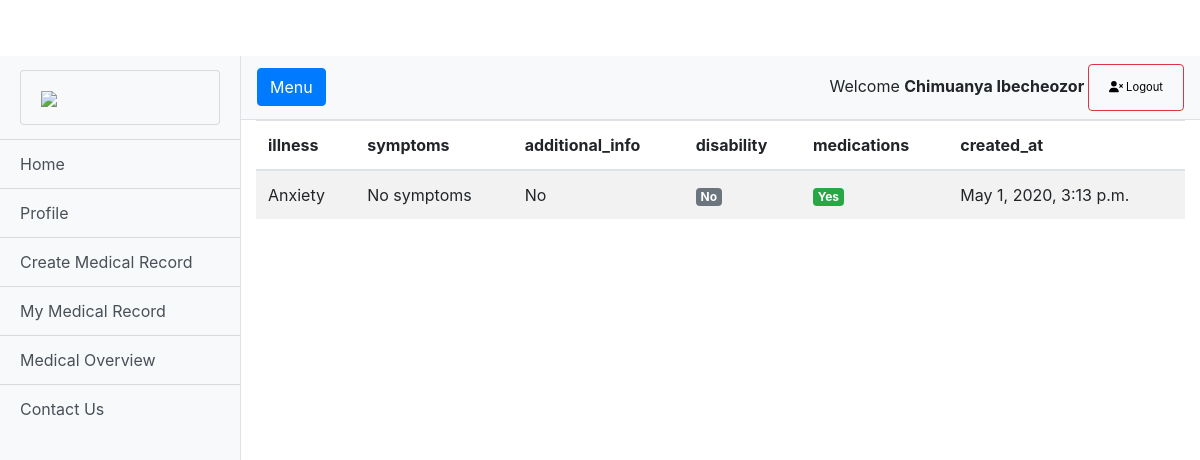
/record-detail/1/ (signed in), run on the app's committed database.
### medicalapp/models.py (models this page shows, shortened)
class MedicalHistory(models.Model):
    user = models.ForeignKey(User, on_delete=models.CASCADE)
    illness = models.CharField(choices=ILLNESS_CHOICES, max_length=50)
    symptoms = models.CharField(max_length=100)
    additional_info = models.CharField(max_length=100)
    disability = models.BooleanField(default=False)
    medications = models.BooleanField(default=False)
    created_at = models.DateTimeField(default=timezone.now)

### medicalapp/views/home.py (the view)
# urls.py: path('record-detail/<int:id>/', RecordDetailView.as_view(), name='medical-record-detail'),
class RecordDetailView(DetailView):
    model = MedicalHistory
    template_name = 'record_detail.html'
    context_object_name = 'record'
    pk_url_kwarg = 'id'

### medicalapp/templatetags/is_already_applied.py (called while the page is built)
@register.filter(name='has_group')
def has_group(user, group_name):
    group = Group.objects.get(name=group_name)
    return True if group in user.groups.all() else False

### templates/record_detail.html (shortened to what this page needs)
{% extends 'base.html' %}
{% load static %}
{% block content %}
{% include 'sidebar.html' %}
    <section>
        <div class="container">
            <div class="row">
                <div class="col-lg-12">
                    <div class="table-responsive">
                        <table class="table table-striped table-hover table-client-dashboard">
                            <thead>
                            <tr>
                                <th>illness</th>
                                <th>symptoms</th>
                                <th>additional_info</th>
                                <th>disability</th>
                                <th>medications</th>
                                <th>created_at</th>
                            </tr>
                            </thead>
                            <tbody>
                                <tr>
                                    <td>
                                        {{ object.illness }}
                                    </td>
                                    <td>
                                        {{ object.symptoms }}
                                    </td>
                                    <td>
                                        {{ object.additional_info }}
                                    </td>
                                    {% if object.disability %}
                                    <td>
                                        <span class="badge badge-success">Yes</span>
                                    </td>
                                    {% else %}
                                    <td>
                                        <span class="badge badge-secondary">No</span>
                                    </td>
                                    {% endif %}
                                    {% if object.medications %}
                                    <td>
                                        <span class="badge badge-success">Yes</span>
                                    </td>
                                    {% else %}
                                    <td>
                                        <span class="badge badge-secondary">No</span>
                                    </td>
                                    {% endif %}
                                    <td>
                                        {{ object.created_at }}
                                    </td>
                                </tr>
                            </tbody>
                        </table>
                    </div>
                </div>
            </div>
        </div>
    </section>
{% endblock %}

### templates/sidebar.html (shortened to what this page needs)
{% load static %}
{% load is_already_applied %}
 <div class="d-flex" id="wrapper">
    <div class="bg-light border-right" id="sidebar-wrapper">
      <div class="sidebar-heading">
          <a href="{% url 'home' %}" class="list-group-item list-group-item-action bg-light">
          <img style="width: 100%;" src="{% static 'img/healthpeople-41.jpg' %}">
          </a>
      </div>
      {% if user.is_authenticated %}
      <div class="list-group list-group-flush">
          <a href="{% url 'home' %}" class="list-group-item list-group-item-action bg-light">Home</a>
        <a href="{% url 'profile' %}" class="list-group-item list-group-item-action bg-light">Profile</a>
        <a href="{% url 'create-medical-record' %}" class="list-group-item list-group-item-action bg-light">Create Medical Record</a>
        <a href="{% url 'medical-record-list' %}" class="list-group-item list-group-item-action bg-light">My Medical Record</a>
        <a href="{% url 'pie-chart' %}" class="list-group-item list-group-item-action bg-light">Medical Overview</a>
        <a href="{% url 'contact' %}" class="list-group-item list-group-item-action bg-light">Contact Us</a>
      </div>
      {% endif %}
    </div>
    <div id="page-content-wrapper">
      <nav class="navbar navbar-expand-lg navbar-light bg-light border-bottom">
        <button class="btn btn-primary" id="menu-toggle">Menu</button>
        <div class="collapse navbar-collapse" id="navbarSupportedContent">
            <ul class="navbar-nav ml-auto mt-2 mt-lg-0">
            {% if user.is_authenticated %}
            <li class="nav-item">
               Welcome <b>{{ user.first_name }} {{user.last_name}} </b>
                <button type="button" style="font-size: 70%;" class="btn btn-outline-danger">
                  <a href="{% url 'logout' %}" class="nav-link" style="color:black;">
                      <i class="fa fa-user-times"></i> Logout
                  </a>
               </button>
            </li>
                {% endif %}
          </ul>
        </div>
      </nav>

### static/css/full-width-pics.css (style rules this page uses)
body { padding-top: 56px; }

### static/css/simple-sidebar.css (style rules this page uses)
body { overflow-x: hidden; }
#sidebar-wrapper { min-height: 180vh; margin-left: -15rem; -webkit-transition: margin .25s ease-out; -moz-transition: margin .25s ease-out; -o-transition: margin .25s ease-out; transition: margin .25s ease-out; }
#sidebar-wrapper .sidebar-heading { padding: 0.875rem 1.25rem; font-size: 1.2rem; }
#sidebar-wrapper .list-group { width: 15rem; }
#page-content-wrapper { min-width: 100vw; }
@media (min-width: 768px) { #sidebar-wrapper { margin-left: 0; height: 100%; } }
@media (min-width: 768px) { #page-content-wrapper { min-width: 0; width: 100%; } }

### data on the page
MedicalHistory: illness "Anxiety", symptoms "No symptoms", additional_info "No", created_at "May 1, 2020, 3:13 p.m."

### other printed values
{{ user.first_name }} "Chimuanya"
{{ user.last_name }} "Ibecheozor"
